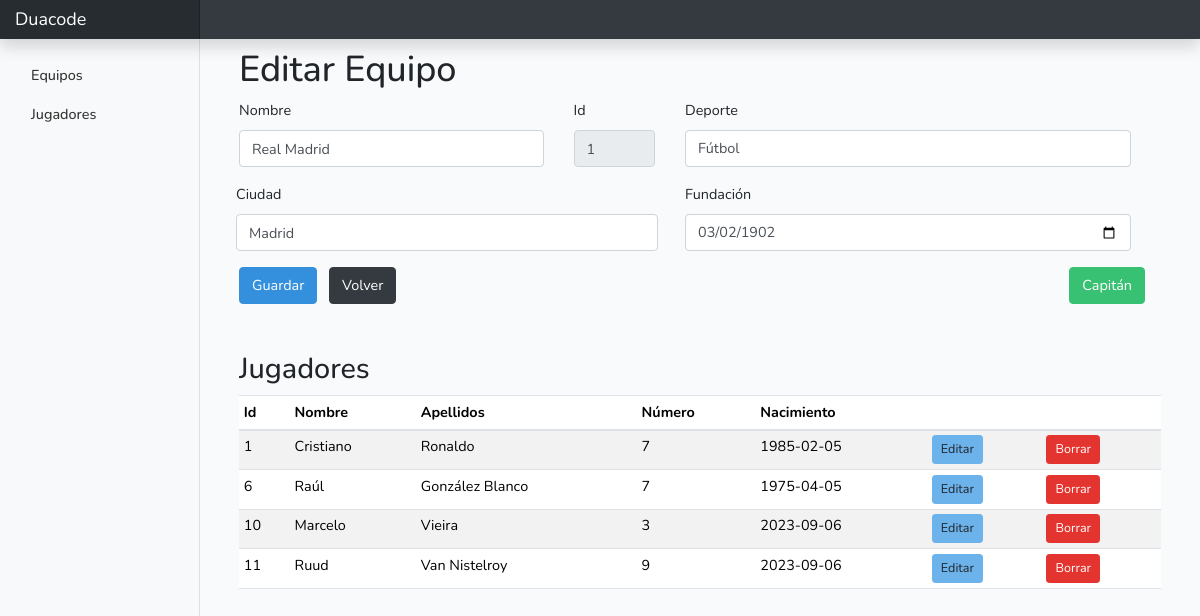
The app's page /app/equipos/edit/1 with its own data.
### tables this page shows
CREATE TABLE `equipos` (
  `id` int(11) NOT NULL,
  `nombre` varchar(100) NOT NULL,
  `ciudad` varchar(100) NOT NULL,
  `deporte` varchar(60) NOT NULL,
  `fecha_creacion` date NOT NULL
);

CREATE TABLE `jugadores` (
  `id` int(11) NOT NULL,
  `id_equipo` int(11) NOT NULL,
  `nombre` varchar(100) NOT NULL,
  `apellidos` varchar(200) NOT NULL,
  `numero` int(2) NOT NULL,
  `capitan` tinyint(1) NOT NULL DEFAULT 0,
  `fecha_nacimiento` date NOT NULL
);

### app/controllers/Controller.php (called while the page is built)
<?php
class Controller {
	protected function view($filename = '', $data = []) {
		require_once 'app/views/'.$filename.'.php';
	}
}

### app/controllers/EquiposController.php (called while the page is built, shortened)
<?php
require_once 'Controller.php';
require_once "app/models/Equipo.php";
require_once "app/models/Jugador.php";
class EquiposController extends Controller {
	public function verEquipo() {
		$path_info = $_SERVER['REQUEST_URI'] ?? '/';
		$uri = explode('/', $path_info);
		$id = end($uri);
		$equipo = Equipo::getTeam($id);
		$jugadores = Jugador::getPlayersByTeam($id);
		$this->view('editar-equipo', ['equipo' => $equipo, 'jugadores' => $jugadores]);
	}
}

### index.php (called while the page is built, shortened)
<?php
Router::get('/equipos/edit/[0-9]*', 'EquiposController', 'verEquipo');

### app/services/EquiposDataService.php (called while the page is built, shortened)
<?php
class EquiposDataService implements dataServiceInterface {
	private $conn;
	public function __construct() {
		$this->conn = new PDO(DB_DSN, DB_USERNAME, DB_PASSWORD);
	}
	public function getOne($id) {
                $this->sql = "SELECT * FROM equipos WHERE id = $id";
                $s = $this->conn->prepare($this->sql);
                $s->execute();
                $this->conn = null;
                return $s->fetch();
	}
}

### app/models/Equipo.php (called while the page is built, shortened)
<?php
require_once "app/services/useDataService.php";
class Equipo {
    public static function getTeam($id) {
        $dbs = connectEquipo();
        return $dbs->getOne($id);
    }
}

### app/services/useDataService.php (called while the page is built)
<?php
require_once "EquiposDataService.php";
require_once "JugadoresDataService.php";
function connectEquipo() {
	return new EquiposDataService;
}
function connectJugador() {
	return new JugadoresDataService;
}

### app/services/JugadoresDataService.php (called while the page is built, shortened)
<?php
class JugadoresDataService implements dataServiceInterface {
	private $conn;
	public function __construct() {
		$this->conn = new PDO(DB_DSN, DB_USERNAME, DB_PASSWORD);
	}
        public function getAllFromTeam($idTeam) {
                $this->sql = "SELECT * FROM jugadores WHERE id_equipo = $idTeam";
                $s = $this->conn->prepare($this->sql);
                $s->execute();
                $this->conn = null;
                return $s->fetchAll();
            }
}

### app/models/Jugador.php (called while the page is built, shortened)
<?php
require_once "app/services/useDataService.php";
class Jugador {
    public static function getPlayersByTeam($idPlayer) {
        $dbs = connectJugador();
        return $dbs->getAllFromTeam($idPlayer);
    }
}

### app/views/editar-equipo.php (the view, shortened to what this page needs)
<?php
include "app/views/layout/base.php";
include "app/views/layout/styles3.php";
include "app/views/layout/sidebar3.php";
?>
    <main role="main" class="col-md-9 ml-sm-auto col-lg-10 px-4">
        <div class="container">
          <div class="btn-toolbar mb-2 mb-md-0 " >
            <h1>Editar Equipo</h1>
          </div>
          <form method="POST" id="teamForm">
            <div class="row">
              <div class="col-6 row">
                <div class="col-9">
                  <div class="mb-3">
                    <label for="nombre" class="form-label">Nombre</label>
                    <input type="text" class="form-control" id="nombre" name="nombre" value="<?php echo $data['equipo']['nombre'] ?>">
                  </div>
                </div>
                <div class="col-3">
                  <div class="mb-3">
                    <label for="id" class="form-label">Id</label>
                    <input type="text" class="form-control" id="id" name="id" readonly value="<?php echo $data['equipo']['id'] ?>">
                  </div>
                </div>
                <div class="mb-3">
                  <label for="ciudad" class="form-label">Ciudad</label>
                  <input type="text" class="form-control" id="ciudad" name="ciudad" value="<?php echo $data['equipo']['ciudad'] ?>">
                </div>
              </div>
              <div class="col-6">
                <div class="mb-3">
                  <label for="deporte" class="form-label">Deporte</label>
                  <select class="form-control" id="deporte" name="deporte">
                    <option value="Fútbol" <?php if($data['equipo']['deporte'] === 'Fútbol') echo 'selected' ?> >Fútbol</option>
                  </select>
                </div>
                <div class="mb-3">
                  <label for="fundacion" class="form-label">Fundación</label>
                  <input type="date" class="form-control" id="fundacion" name="fundacion" value="<?php echo $data['equipo']['fecha_creacion'] ?>">
                </div>
              </div>
            </div>
            <button type="submit" class="btn btn-primary">Guardar</button>
            <a class="btn btn-dark ml-2" href="../../equipos">Volver</a>
            <span class="float-right">
              <button type="button" onclick="getCaptain()" class="btn btn-success mr-3">Capitán</button>
            </span>
          </form>
        <div class="table-responsive mt-5">
          <h2>Jugadores</h2>
            <table class="table table-striped table-sm">
              <thead>
                <tr>
                  <th>Id</th>
                  <th>Nombre</th>
                  <th>Apellidos</th>
                  <th>Número</th>
                  <th>Nacimiento</th>
                  <th></th>
                  <th></th>
                </tr>
              </thead>
              <tbody>
              <?php
                if(isset($data['jugadores'])) {
                    foreach ($data['jugadores'] as $jugador){
                        echo "<tr><td>".$jugador['id']."</td>";
                        echo "<td>".$jugador['nombre']."</td>";
                        echo "<td>".$jugador['apellidos']."</td>";
                        echo "<td>".$jugador['numero']."</td>";
                        echo "<td>".$jugador['fecha_nacimiento']."</td>";
                        echo "<td><a href='../../jugadores/edit/".$jugador['id']."' class='btn btn-sm btn-info'> Editar </a></td>";
                        echo "<td><button type='button' class='btn btn-sm btn-danger' data-id='".$jugador['id']."' data-name='".$jugador['nombre']."' > Borrar </button></td>";
                    }
                }
              ?>
              </tbody>
            </table>
        </div>
        </div>
    </main>
<?php
include "app/views/layout/endfile.php";

### public/css/dashboard.css (style rules this page uses)
body { font-size: .875rem; }
[role="main"] { padding-top: 133px; }
@media (min-width: 768px) { [role="main"] { padding-top: 48px; } }

### records on screen
equipos: nombre "Real Madrid", id "1", ciudad "Madrid", deporte "Fútbol", fundacion "03/02/1902"
jugadores: id "1", nombre "Cristiano", apellidos "Ronaldo", numero "7", fecha_nacimiento "1985-02-05"
jugadores: id "6", nombre "Raúl", apellidos "González Blanco", numero "7", fecha_nacimiento "1975-04-05"
jugadores: id "10", nombre "Marcelo", apellidos "Vieira", numero "3", fecha_nacimiento "2023-09-06"
jugadores: id "11", nombre "Ruud", apellidos "Van Nistelroy", numero "9", fecha_nacimiento "2023-09-06"
